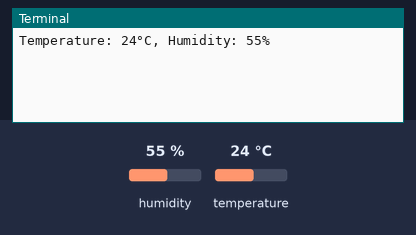
Bench run of a program on a simulated Raspberry Pi (BCM pin numbers). Parts: the last lines printed to the terminal. The inputs (shaded band) are chosen by the test bench; at power-on: humidity 55 %, temperature 24 °C. No MQTT or app messages arrive unless stated; the clock reads 2024-03-15 10:24:30 at power-on unless the program sets it.

Above: at 1.3 s.
1.4 s: humidity set to 22 %
At 3.0 s:
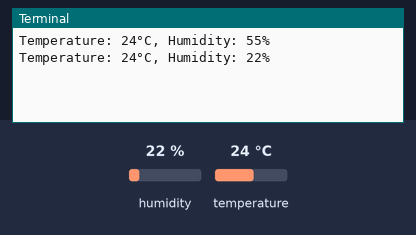
4.1 s: temperature set to 12 °C
At 5.7 s:
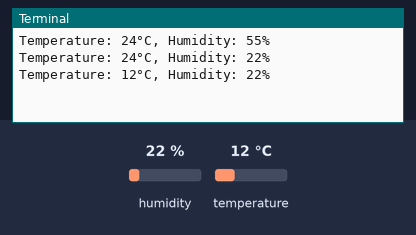
6.8 s: humidity set to 40 %
At 9.9 s:
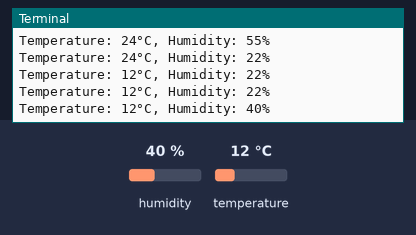
Timing chart, 0 to 11.4 s (numbered marks = the images above; inputs shaded):
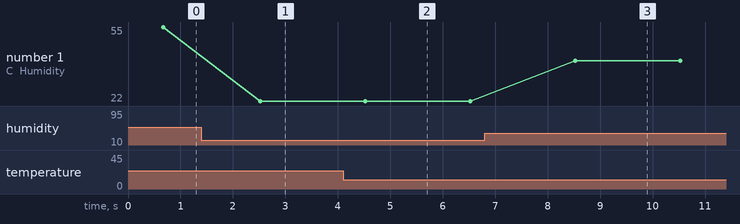

Measured:
- after the input at 1.4 s, the terminal: prints a new line after 1.1 s (image 1)
- after the input at 4.1 s, the terminal: prints a new line after 0.43 s (image 2)
- after the input at 6.8 s, the terminal: prints a new line after 1.7 s (image 3)
- plotted number 1: 55 → 22 after the input at 1.4 s, 22 → 40 after the input at 6.8 s

The program:

DHT_Cloud.py
```python
import os
import time
import sys
import Adafruit_DHT as dht
import paho.mqtt.client as mqtt
import json

THINGSBOARD_HOST = 'demo.thingsboard.io'
ACCESS_TOKEN = 'IF3MHO5mZBj6N7b6RPbZ'

# Data capture and upload interval in seconds. Less interval will eventually hang the DHT22.
INTERVAL=2

sensor_data = {'temperature': 0, 'humidity': 0}

next_reading = time.time()

client = mqtt.Client()

# Set access token
client.username_pw_set(ACCESS_TOKEN)

# Connect to ThingsBoard using default MQTT port and 60 seconds keepalive interval
client.connect(THINGSBOARD_HOST, 1883, 60)

client.loop_start()

try:
    while True:
        humidity,temperature = dht.read_retry(dht.DHT11, 5)
        humidity = round(humidity, 2)
        temperature = round(temperature, 2)
        print(u"Temperature: {:g}\u00b0C, Humidity: {:g}%".format(temperature, humidity))
        sensor_data['temperature'] = temperature
        sensor_data['humidity'] = humidity

        # Sending humidity and temperature data to ThingsBoard
        client.publish('v1/devices/me/telemetry', json.dumps(sensor_data), 1)

        next_reading += INTERVAL
        sleep_time = next_reading-time.time()
        if sleep_time > 0:
            time.sleep(sleep_time)
except KeyboardInterrupt:
    pass

client.loop_stop()
client.disconnect()
```
